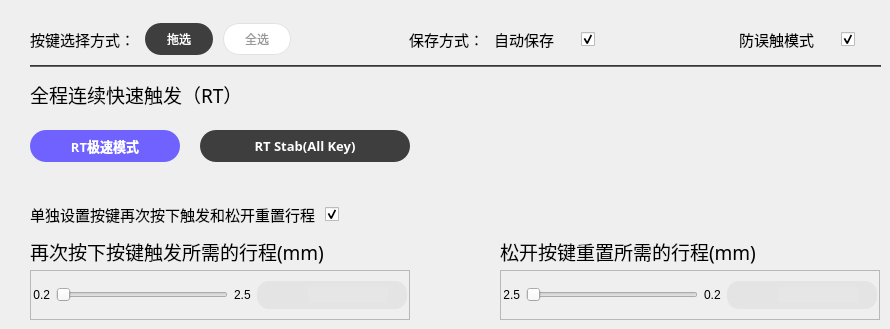
           <widget class="QWidget" name="page2">
            <property name="styleSheet">
             <string notr="true">#page2{background-color: #F6F6F6;border-radius:32px;}</string>
            </property>
            <widget class="Line" name="line">
             <property name="geometry">
              <rect>
               <x>30</x>
               <y>65</y>
               <width>851</width>
               <height>2</height>
              </rect>
             </property>
             <property name="styleSheet">
              <string notr="true">background-color: rgb(85, 85, 85);</string>
             </property>
             <property name="orientation">
              <enum>Qt::Orientation::Horizontal</enum>
             </property>
            </widget>
            <widget class="QPushButton" name="pushButtonRTStab">
             <property name="geometry">
              <rect>
               <x>200</x>
               <y>130</y>
               <width>210</width>
               <height>32</height>
              </rect>
             </property>
             <property name="maximumSize">
              <size>
               <width>16777215</width>
               <height>32</height>
              </size>
             </property>
             <property name="font">
              <font>
               <family>MiSans</family>
               <pointsize>10</pointsize>
               <bold>true</bold>
              </font>
             </property>
             <property name="focusPolicy">
              <enum>Qt::FocusPolicy::NoFocus</enum>
             </property>
             <property name="styleSheet">
              <string notr="true">QPushButton{min-width:208px;max-height:32px;border:none;border-radius:16px;background-color:#6F62FF; color:white;padding: 0 ;}
            QPushButton:checked {
                color: white;
                background: #3E3E3E; }</string>
             </property>
             <property name="text">
              <string>RT Stab(All Key)</string>
             </property>
             <property name="checkable">
              <bool>true</bool>
             </property>
             <property name="checked">
              <bool>true</bool>
             </property>
             <property name="flat">
              <bool>true</bool>
             </property>
             <attribute name="buttonGroup">
              <string notr="true">buttonGroup_3</string>
             </attribute>
            </widget>
            <widget class="QWidget" name="layoutWidget">
             <property name="geometry">
              <rect>
               <x>30</x>
               <y>200</y>
               <width>611</width>
               <height>29</height>
              </rect>
             </property>
             <layout class="QHBoxLayout" name="horizontalLayout_5">
              <property name="spacing">
               <number>10</number>
              </property>
              <item alignment="Qt::AlignmentFlag::AlignLeft">
               <widget class="QLabel" name="label_5">
                <property name="font">
                 <font>
                  <family>MiSans</family>
                  <pointsize>11</pointsize>
                 </font>
                </property>
                <property name="text">
                 <string>单独设置按键再次按下触发和松开重置行程</string>
                </property>
                <property name="alignment">
                 <set>Qt::AlignmentFlag::AlignLeading|Qt::AlignmentFlag::AlignLeft|Qt::AlignmentFlag::AlignVCenter</set>
                </property>
               </widget>
              </item>
              <item alignment="Qt::AlignmentFlag::AlignLeft">
               <widget class="ToggleButton" name="checkBox3">
                <property name="minimumSize">
                 <size>
                  <width>40</width>
                  <height>0</height>
                 </size>
                </property>
                <property name="maximumSize">
                 <size>
                  <width>40</width>
                  <height>16777215</height>
                 </size>
                </property>
                <property name="text">
                 <string/>
                </property>
                <property name="checked">
                 <bool>true</bool>
                </property>
               </widget>
              </item>
              <item>
               <spacer name="horizontalSpacer_4">
                <property name="orientation">
                 <enum>Qt::Orientation::Horizontal</enum>
                </property>
                <property name="sizeHint" stdset="0">
                 <size>
                  <width>40</width>
                  <height>20</height>
                 </size>
                </property>
               </spacer>
              </item>
             </layout>
            </widget>
            <widget class="QLabel" name="label_6">
             <property name="geometry">
              <rect>
               <x>30</x>
               <y>238</y>
               <width>380</width>
               <height>27</height>
              </rect>
             </property>
             <property name="font">
              <font>
               <family>MiSans</family>
               <pointsize>14</pointsize>
               <bold>false</bold>
              </font>
             </property>
             <property name="text">
              <string>再次按下按键触发所需的行程(mm)</string>
             </property>
             <property name="alignment">
              <set>Qt::AlignmentFlag::AlignLeading|Qt::AlignmentFlag::AlignLeft|Qt::AlignmentFlag::AlignVCenter</set>
             </property>
            </widget>
            <widget class="QLabel" name="labelRelease">
             <property name="geometry">
              <rect>
               <x>500</x>
               <y>238</y>
               <width>380</width>
               <height>27</height>
              </rect>
             </property>
             <property name="font">
              <font>
               <family>MiSans</family>
               <pointsize>14</pointsize>
               <bold>false</bold>
              </font>
             </property>
             <property name="text">
              <string>松开按键重置所需的行程(mm)</string>
             </property>
             <property name="alignment">
              <set>Qt::AlignmentFlag::AlignLeading|Qt::AlignmentFlag::AlignLeft|Qt::AlignmentFlag::AlignVCenter</set>
             </property>
            </widget>
            <widget class="QFrame" name="frame_8">
             <property name="geometry">
              <rect>
               <x>30</x>
               <y>270</y>
               <width>380</width>
               <height>50</height>
              </rect>
             </property>
             <property name="frameShape">
              <enum>QFrame::Shape::StyledPanel</enum>
             </property>
             <property name="frameShadow">
              <enum>QFrame::Shadow::Raised</enum>
             </property>
             <layout class="QHBoxLayout" name="horizontalLayout_7">
              <property name="leftMargin">
               <number>2</number>
              </property>
              <property name="topMargin">
               <number>2</number>
              </property>
              <property name="rightMargin">
               <number>2</number>
              </property>
              <property name="bottomMargin">
               <number>2</number>
              </property>
              <item>
               <widget class="QLabel" name="label_8">
                <property name="text">
                 <string>0.2</string>
                </property>
                <property name="alignment">
                 <set>Qt::AlignmentFlag::AlignRight|Qt::AlignmentFlag::AlignTrailing|Qt::AlignmentFlag::AlignVCenter</set>
                </property>
               </widget>
              </item>
              <item>
               <widget class="QSlider" name="horizontalSlider1">
                <property name="minimum">
                 <number>200</number>
                </property>
                <property name="maximum">
                 <number>2500</number>
                </property>
                <property name="orientation">
                 <enum>Qt::Orientation::Horizontal</enum>
                </property>
               </widget>
              </item>
              <item>
               <widget class="QLabel" name="label_9">
                <property name="text">
                 <string>2.5</string>
                </property>
               </widget>
              </item>
              <item>
               <widget class="QFrame" name="frame_7">
                <property name="maximumSize">
                 <size>
                  <width>150</width>
                  <height>28</height>
                 </size>
                </property>
                <property name="styleSheet">
                 <string notr="true">QFrame{background-color: #E4E4E4;border-radius:12px;}

</string>
                </property>
                <property name="frameShape">
                 <enum>QFrame::Shape::StyledPanel</enum>
                </property>
                <property name="frameShadow">
                 <enum>QFrame::Shadow::Raised</enum>
                </property>
                <layout class="QHBoxLayout" name="horizontalLayout_6">
                 <property name="leftMargin">
                  <number>5</number>
                 </property>
                 <property name="topMargin">
                  <number>2</number>
                 </property>
                 <property name="rightMargin">
                  <number>5</number>
                 </property>
                 <property name="bottomMargin">
                  <number>2</number>
                 </property>
                 <item>
                  <widget class="QPushButton" name="pushButtonM1">
                   <property name="maximumSize">
                    <size>
                     <width>16777215</width>
                     <height>16777215</height>
                    </size>
                   </property>
                   <property name="text">
                    <string/>
                   </property>
                   <property name="icon">
                    <iconset resource="res.qrc">
                     <normaloff>:/images/rt/minus-normal.png</normaloff>:/images/rt/minus-normal.png</iconset>
                   </property>
                   <property name="flat">
                    <bool>true</bool>
                   </property>
                  </widget>
                 </item>
                 <item>
                  <widget class="QLineEdit" name="lineEditValue1">
                   <property name="minimumSize">
                    <size>
                     <width>80</width>
                     <height>0</height>
                    </size>
                   </property>
                   <property name="maximumSize">
                    <size>
                     <width>80</width>
                     <height>16777215</height>
                    </size>
                   </property>
                   <property name="styleSheet">
                    <string notr="true">border:none;background-color:#E6E6E6;</string>
                   </property>
                   <property name="alignment">
                    <set>Qt::AlignmentFlag::AlignCenter</set>
                   </property>
                  </widget>
                 </item>
                 <item>
                  <widget class="QPushButton" name="pushButtonP1">
                   <property name="maximumSize">
                    <size>
                     <width>16777215</width>
                     <height>16777215</height>
                    </size>
                   </property>
                   <property name="text">
                    <string/>
                   </property>
                   <property name="icon">
                    <iconset resource="res.qrc">
                     <normaloff>:/images/rt/plug-normal.png</normaloff>:/images/rt/plug-normal.png</iconset>
                   </property>
                   <property name="flat">
                    <bool>true</bool>
                   </property>
                  </widget>
                 </item>
                </layout>
               </widget>
              </item>
             </layout>
            </widget>
            <widget class="QFrame" name="frameRelease">
             <property name="geometry">
              <rect>
               <x>500</x>
               <y>270</y>
               <width>380</width>
               <height>50</height>
              </rect>
             </property>
             <property name="frameShape">
              <enum>QFrame::Shape::StyledPanel</enum>
             </property>
             <property name="frameShadow">
              <enum>QFrame::Shadow::Raised</enum>
             </property>
             <layout class="QHBoxLayout" name="horizontalLayout_8">
              <property name="leftMargin">
               <number>2</number>
              </property>
              <property name="topMargin">
               <number>2</number>
              </property>
              <property name="rightMargin">
               <number>2</number>
              </property>
              <property name="bottomMargin">
               <number>2</number>
              </property>
              <item>
               <widget class="QLabel" name="label_13">
                <property name="text">
                 <string>2.5</string>
                </property>
                <property name="alignment">
                 <set>Qt::AlignmentFlag::AlignRight|Qt::AlignmentFlag::AlignTrailing|Qt::AlignmentFlag::AlignVCenter</set>
                </property>
               </widget>
              </item>
              <item>
               <widget class="QSlider" name="horizontalSlider2">
                <property name="minimum">
                 <number>200</number>
                </property>
                <property name="maximum">
                 <number>2500</number>
                </property>
                <property name="orientation">
                 <enum>Qt::Orientation::Horizontal</enum>
                </property>
               </widget>
              </item>
              <item>
               <widget class="QLabel" name="label_14">
                <property name="text">
                 <string>0.2</string>
                </property>
               </widget>
              </item>
              <item>
               <widget class="QFrame" name="frame_10">
                <property name="maximumSize">
                 <size>
                  <width>150</width>
                  <height>28</height>
                 </size>
                </property>
                <property name="styleSheet">
                 <string notr="true">QFrame{background-color: #E4E4E4;border-radius:12px;}

</string>
                </property>
                <property name="frameShape">
                 <enum>QFrame::Shape::StyledPanel</enum>
                </property>
                <property name="frameShadow">
                 <enum>QFrame::Shadow::Raised</enum>
                </property>
                <layout class="QHBoxLayout" name="horizontalLayout_9">
                 <property name="leftMargin">
                  <number>5</number>
                 </property>
                 <property name="topMargin">
                  <number>2</number>
                 </property>
                 <property name="rightMargin">
                  <number>5</number>
                 </property>
                 <property name="bottomMargin">
                  <number>2</number>
                 </property>
                 <item>
                  <widget class="QPushButton" name="pushButtonM2">
                   <property name="maximumSize">
                    <size>
                     <width>16777215</width>
                     <height>16777215</height>
                    </size>
                   </property>
                   <property name="text">
                    <string/>
                   </property>
                   <property name="icon">
                    <iconset resource="res.qrc">
                     <normaloff>:/images/rt/minus-normal.png</normaloff>:/images/rt/minus-normal.png</iconset>
                   </property>
                   <property name="flat">
                    <bool>true</bool>
                   </property>
                  </widget>
                 </item>
                 <item>
                  <widget class="QLineEdit" name="lineEditValue2">
                   <property name="minimumSize">
                    <size>
                     <width>80</width>
                     <height>0</height>
                    </size>
                   </property>
                   <property name="maximumSize">
                    <size>
                     <width>80</width>
                     <height>16777215</height>
                    </size>
                   </property>
                   <property name="styleSheet">
                    <string notr="true">border:none;background-color:#E6E6E6;</string>
                   </property>
                   <property name="alignment">
                    <set>Qt::AlignmentFlag::AlignCenter</set>
                   </property>
                  </widget>
                 </item>
                 <item>
                  <widget class="QPushButton" name="pushButtonP2">
                   <property name="maximumSize">
                    <size>
                     <width>16777215</width>
                     <height>16777215</height>
                    </size>
                   </property>
                   <property name="text">
                    <string/>
                   </property>
                   <property name="icon">
                    <iconset resource="res.qrc">
                     <normaloff>:/images/rt/plug-normal.png</normaloff>:/images/rt/plug-normal.png</iconset>
                   </property>
                   <property name="flat">
                    <bool>true</bool>
                   </property>
                  </widget>
                 </item>
                </layout>
               </widget>
              </item>
             </layout>
            </widget>
            <widget class="QWidget" name="layoutWidget">
             <property name="geometry">
              <rect>
               <x>30</x>
               <y>20</y>
               <width>851</width>
               <height>41</height>
              </rect>
             </property>
             <layout class="QHBoxLayout" name="horizontalLayout_3">
              <property name="spacing">
               <number>10</number>
              </property>
              <property name="bottomMargin">
               <number>2</number>
              </property>
              <item>
               <widget class="QLabel" name="label_4">
                <property name="font">
                 <font>
                  <family>MiSans</family>
                  <pointsize>11</pointsize>
                 </font>
                </property>
                <property name="text">
                 <string>按键选择方式：</string>
                </property>
                <property name="alignment">
                 <set>Qt::AlignmentFlag::AlignLeading|Qt::AlignmentFlag::AlignLeft|Qt::AlignmentFlag::AlignVCenter</set>
                </property>
               </widget>
              </item>
              <item>
               <widget class="QPushButton" name="pushButton_Select1">
                <property name="minimumSize">
                 <size>
                  <width>68</width>
                  <height>32</height>
                 </size>
                </property>
                <property name="maximumSize">
                 <size>
                  <width>16777215</width>
                  <height>32</height>
                 </size>
                </property>
                <property name="focusPolicy">
                 <enum>Qt::FocusPolicy::NoFocus</enum>
                </property>
                <property name="styleSheet">
                 <string notr="true">QPushButton{min-width:66px;min-height:30px;border:1px solid #E2E2E2;border-radius:16px;background-color:white; color:#989898;}
            QPushButton:checked {
                color: white;
                border: 1px soild #3E3E3E ;
                background: #3E3E3E; }</string>
                </property>
                <property name="text">
                 <string>拖选</string>
                </property>
                <property name="checkable">
                 <bool>true</bool>
                </property>
                <property name="checked">
                 <bool>true</bool>
                </property>
                <property name="flat">
                 <bool>true</bool>
                </property>
                <attribute name="buttonGroup">
                 <string notr="true">buttonGroup_2</string>
                </attribute>
               </widget>
              </item>
              <item>
               <widget class="QPushButton" name="pushButton_Select2">
                <property name="minimumSize">
                 <size>
                  <width>68</width>
                  <height>32</height>
                 </size>
                </property>
                <property name="maximumSize">
                 <size>
                  <width>16777215</width>
                  <height>32</height>
                 </size>
                </property>
                <property name="focusPolicy">
                 <enum>Qt::FocusPolicy::NoFocus</enum>
                </property>
                <property name="styleSheet">
                 <string notr="true">QPushButton{min-width:66px;min-height:30px;border:1px solid #E2E2E2;border-radius:16px;background-color:white; color:#989898;}
            QPushButton:checked {
                color: white;
                border: 1px soild #3E3E3E ;
                background: #3E3E3E; }</string>
                </property>
                <property name="text">
                 <string>全选</string>
                </property>
                <property name="checkable">
                 <bool>true</bool>
                </property>
                <property name="flat">
                 <bool>true</bool>
                </property>
                <attribute name="buttonGroup">
                 <string notr="true">buttonGroup_2</string>
                </attribute>
               </widget>
              </item>
              <item>
               <spacer name="horizontalSpacer">
                <property name="orientation">
                 <enum>Qt::Orientation::Horizontal</enum>
                </property>
                <property name="sizeHint" stdset="0">
                 <size>
                  <width>40</width>
                  <height>20</height>
                 </size>
                </property>
               </spacer>
              </item>
              <item>
               <widget class="QLabel" name="label_10">
                <property name="font">
                 <font>
                  <family>MiSans</family>
                  <pointsize>11</pointsize>
                 </font>
                </property>
                <property name="text">
                 <string>保存方式：</string>
                </property>
                <property name="alignment">
                 <set>Qt::AlignmentFlag::AlignLeading|Qt::AlignmentFlag::AlignLeft|Qt::AlignmentFlag::AlignVCenter</set>
                </property>
               </widget>
              </item>
              <item>
               <widget class="QLabel" name="label_11">
                <property name="font">
                 <font>
                  <family>MiSans</family>
                  <pointsize>11</pointsize>
                 </font>
                </property>
                <property name="text">
                 <string>自动保存</string>
                </property>
                <property name="alignment">
                 <set>Qt::AlignmentFlag::AlignLeading|Qt::AlignmentFlag::AlignLeft|Qt::AlignmentFlag::AlignVCenter</set>
                </property>
               </widget>
              </item>
              <item>
               <widget class="QLabel" name="labelHelp1">
                <property name="maximumSize">
                 <size>
                  <width>24</width>
                  <height>24</height>
                 </size>
                </property>
                <property name="cursor">
                 <cursorShape>PointingHandCursor</cursorShape>
                </property>
                <property name="text">
                 <string/>
                </property>
                <property name="pixmap">
                 <pixmap resource="res.qrc">:/images/k/icon_helping.png</pixmap>
                </property>
                <property name="scaledContents">
                 <bool>true</bool>
                </property>
               </widget>
              </item>
              <item>
               <widget class="ToggleButton" name="checkBox1">
                <property name="minimumSize">
                 <size>
                  <width>40</width>
                  <height>0</height>
                 </size>
                </property>
                <property name="maximumSize">
                 <size>
                  <width>40</width>
                  <height>16777215</height>
                 </size>
                </property>
                <property name="text">
                 <string/>
                </property>
                <property name="checked">
                 <bool>true</bool>
                </property>
               </widget>
              </item>
              <item>
               <spacer name="horizontalSpacer_2">
                <property name="orientation">
                 <enum>Qt::Orientation::Horizontal</enum>
                </property>
                <property name="sizeHint" stdset="0">
                 <size>
                  <width>40</width>
                  <height>20</height>
                 </size>
                </property>
               </spacer>
              </item>
              <item>
               <widget class="QLabel" name="label_12">
                <property name="font">
                 <font>
                  <family>MiSans</family>
                  <pointsize>11</pointsize>
                 </font>
                </property>
                <property name="text">
                 <string>防误触模式</string>
                </property>
                <property name="alignment">
                 <set>Qt::AlignmentFlag::AlignLeading|Qt::AlignmentFlag::AlignLeft|Qt::AlignmentFlag::AlignVCenter</set>
                </property>
               </widget>
              </item>
              <item>
               <widget class="QLabel" name="labelHelp2">
                <property name="maximumSize">
                 <size>
                  <width>24</width>
                  <height>24</height>
                 </size>
                </property>
                <property name="cursor">
                 <cursorShape>PointingHandCursor</cursorShape>
                </property>
                <property name="text">
                 <string/>
                </property>
                <property name="pixmap">
                 <pixmap resource="res.qrc">:/images/k/icon_helping.png</pixmap>
                </property>
                <property name="scaledContents">
                 <bool>true</bool>
                </property>
               </widget>
              </item>
              <item>
               <widget class="ToggleButton" name="checkBox2">
                <property name="minimumSize">
                 <size>
                  <width>40</width>
                  <height>0</height>
                 </size>
                </property>
                <property name="maximumSize">
                 <size>
                  <width>40</width>
                  <height>16777215</height>
                 </size>
                </property>
                <property name="text">
                 <string/>
                </property>
                <property name="checked">
                 <bool>true</bool>
                </property>
               </widget>
              </item>
             </layout>
            </widget>
            <widget class="QWidget" name="layoutWidget">
             <property name="geometry">
              <rect>
               <x>30</x>
               <y>80</y>
               <width>611</width>
               <height>29</height>
              </rect>
             </property>
             <layout class="QHBoxLayout" name="horizontalLayout_4">
              <property name="spacing">
               <number>10</number>
              </property>
              <item>
               <widget class="QLabel" name="label_3">
                <property name="font">
                 <font>
                  <family>MiSans</family>
                  <pointsize>14</pointsize>
                 </font>
                </property>
                <property name="text">
                 <string>全程连续快速触发（RT）</string>
                </property>
                <property name="alignment">
                 <set>Qt::AlignmentFlag::AlignLeading|Qt::AlignmentFlag::AlignLeft|Qt::AlignmentFlag::AlignVCenter</set>
                </property>
               </widget>
              </item>
              <item>
               <widget class="QLabel" name="labelHelp3">
                <property name="maximumSize">
                 <size>
                  <width>24</width>
                  <height>24</height>
                 </size>
                </property>
                <property name="cursor">
                 <cursorShape>PointingHandCursor</cursorShape>
                </property>
                <property name="text">
                 <string/>
                </property>
                <property name="pixmap">
                 <pixmap resource="res.qrc">:/images/k/icon_helping.png</pixmap>
                </property>
                <property name="scaledContents">
                 <bool>true</bool>
                </property>
               </widget>
              </item>
              <item>
               <spacer name="horizontalSpacer_3">
                <property name="orientation">
                 <enum>Qt::Orientation::Horizontal</enum>
                </property>
                <property name="sizeHint" stdset="0">
                 <size>
                  <width>40</width>
                  <height>20</height>
                 </size>
                </property>
               </spacer>
              </item>
             </layout>
            </widget>
            <widget class="QPushButton" name="pushButtonRTMode">
             <property name="geometry">
              <rect>
               <x>30</x>
               <y>130</y>
               <width>150</width>
               <height>32</height>
              </rect>
             </property>
             <property name="maximumSize">
              <size>
               <width>16777215</width>
               <height>32</height>
              </size>
             </property>
             <property name="font">
              <font>
               <family>MiSans</family>
               <pointsize>10</pointsize>
               <bold>true</bold>
              </font>
             </property>
             <property name="focusPolicy">
              <enum>Qt::FocusPolicy::NoFocus</enum>
             </property>
             <property name="styleSheet">
              <string notr="true">QPushButton{min-width:150px;max-height:32px;border:none;border-radius:16px;background-color:#6F62FF; color:white;padding: 0 ;}
            QPushButton:checked {
                color: white;
                background: #3E3E3E; }</string>
             </property>
             <property name="text">
              <string>RT极速模式</string>
             </property>
             <property name="checkable">
              <bool>true</bool>
             </property>
             <property name="checked">
              <bool>false</bool>
             </property>
             <property name="flat">
              <bool>true</bool>
             </property>
             <attribute name="buttonGroup">
              <string notr="true">buttonGroup_3</string>
             </attribute>
            </widget>
            <widget class="QLabel" name="labelLighting">
             <property name="geometry">
              <rect>
               <x>151</x>
               <y>130</y>
               <width>30</width>
               <height>30</height>
              </rect>
             </property>
             <property name="cursor">
              <cursorShape>PointingHandCursor</cursorShape>
             </property>
             <property name="styleSheet">
              <string notr="true">QLabel{background-color:transparent;border-radius:16px;padding:0px;}</string>
             </property>
             <property name="text">
              <string/>
             </property>
             <property name="pixmap">
              <pixmap resource="res.qrc">:/images/k/icon_lightning.png</pixmap>
             </property>
             <property name="scaledContents">
              <bool>false</bool>
             </property>
            </widget>
           </widget>
